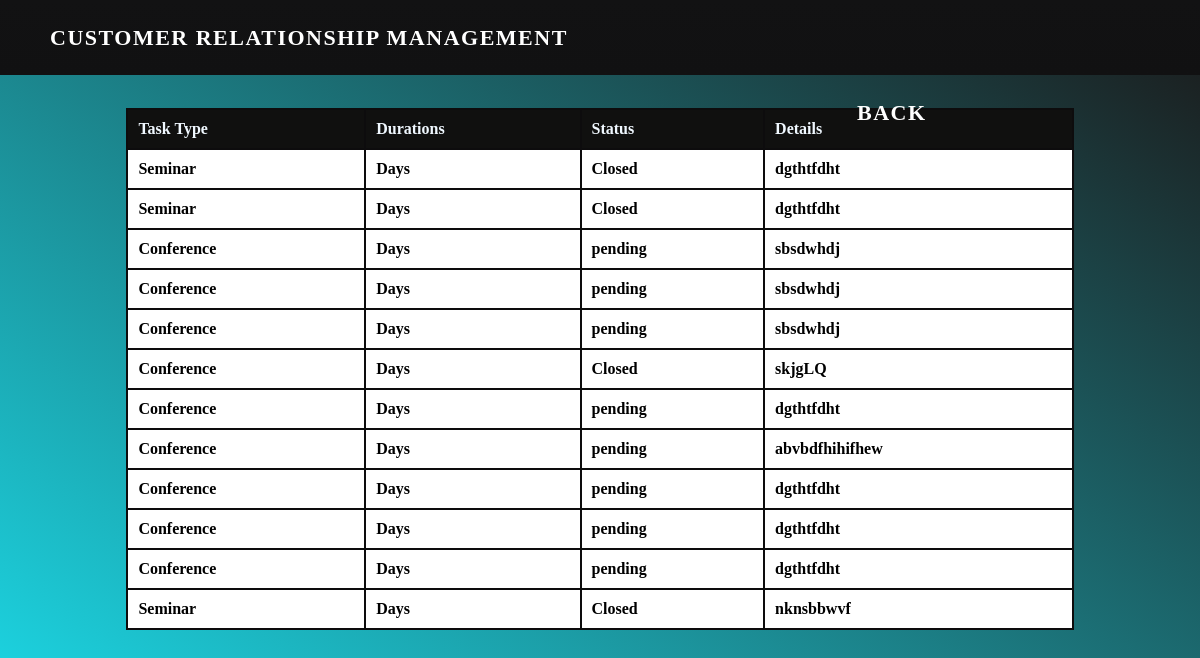
The app's page /task_view/ with its own data.
### CustomerData/models.py (models this page shows)
class Task(models.Model):
    task_Type=models.CharField(max_length=30)
    durations=models.CharField(max_length=10)
    status=models.CharField(max_length=10)
    details=models.CharField(max_length=10)
    class Meta:
        db_table="task_master"

### CustomerData/views.py (the view)
# urls.py: path('task_view/', views.task_view, name='task_view'),
def task_view(request):
    data = Task.objects.all()
    return render(request, 'Task_view.html', {'data': data})

### CustomerData/templates/Task_view.html (shortened to what this page needs)
<!DOCTYPE html>
<html lang="en">
<head>
</head>
<body>
    <nav>
        <div class="logo">
            <p>Customer Relationship Management <a href="/task_Create/">Back</a></p>
        </div>
    </nav>
    <h1>Task</h1>
    <table>
        <thead>
            <tr>
                <th>Task Type</th>
                <th>Durations</th>
                <th>Status</th>
                <th>Details</th>
            </tr>
        </thead>
        <tbody>
            {% for item in data %}
                <tr>
                    <td>{{ item.task_Type }}</td>
                    <td>{{ item.durations }}</td>
                    <td>{{ item.status }}</td>
                    <td>{{ item.details }}</td>
                </tr>
            {% endfor %}
        </tbody>
    </table>
</body>
</html>

### CustomerData/templates/Task_view.html (style rules this page uses)
* { font-weight: bold; }
body { background-image: linear-gradient(35deg, rgb(28, 211, 224), rgb(27, 24, 24)); }
nav { width: 100%; height: 75px; line-height: 75px; padding: 0 50px; position: fixed; background-image: linear-gradient(#121213, #111112); top: 0; left: 0; right: 0; display: flex; justify-content: space-between; z-index: 999; }
nav .logo p { font-size: 22px; font-weight: bold; color: white; text-transform: uppercase; letter-spacing: 1.5px; cursor: pointer; position: fixed; margin: 0; }
table { width: 80%; margin: 50px auto; border-collapse: collapse; }
th { background: rgb(16, 16, 15); color:aliceblue; }
tr { background: white; }
table, th, td { border: 2px solid rgb(13, 12, 13); }
th, td { padding: 10px; text-align: left; }
a { font-size: 22px; margin-left: 797px; text-transform: uppercase; padding: 0px 10px; color: white; text-decoration: none; }

### records on screen
Task: task_Type "Seminar", durations "Days", status "Closed", details "dgthtfdht"
Task: task_Type "Seminar", durations "Days", status "Closed", details "dgthtfdht"
Task: task_Type "Conference", durations "Days", status "pending", details "sbsdwhdj"
Task: task_Type "Conference", durations "Days", status "pending", details "sbsdwhdj"
Task: task_Type "Conference", durations "Days", status "pending", details "sbsdwhdj"
Task: task_Type "Conference", durations "Days", status "Closed", details "skjgLQ"
Task: task_Type "Conference", durations "Days", status "pending", details "dgthtfdht"
Task: task_Type "Conference", durations "Days", status "pending", details "abvbdfhihifhew"
Task: task_Type "Conference", durations "Days", status "pending", details "dgthtfdht"
Task: task_Type "Conference", durations "Days", status "pending", details "dgthtfdht"
Task: task_Type "Conference", durations "Days", status "pending", details "dgthtfdht"
Task: task_Type "Seminar", durations "Days", status "Closed", details "nknsbbwvf"
